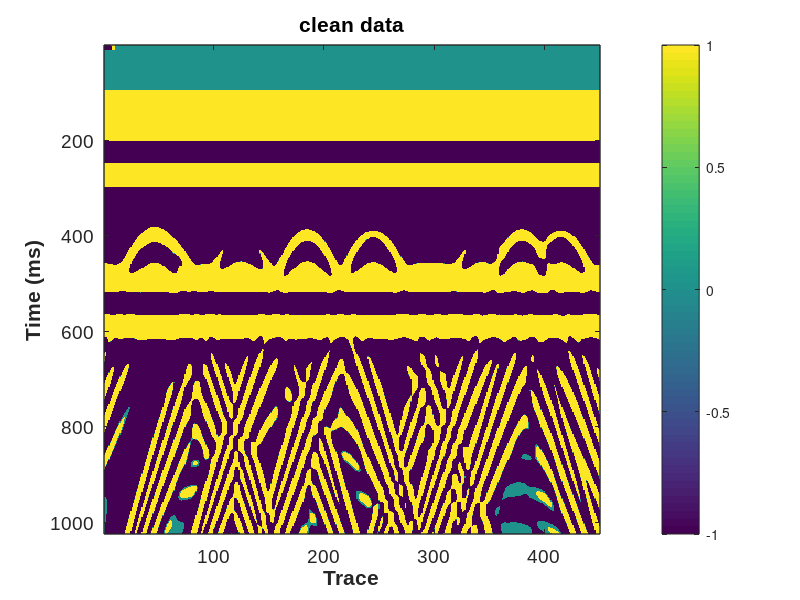
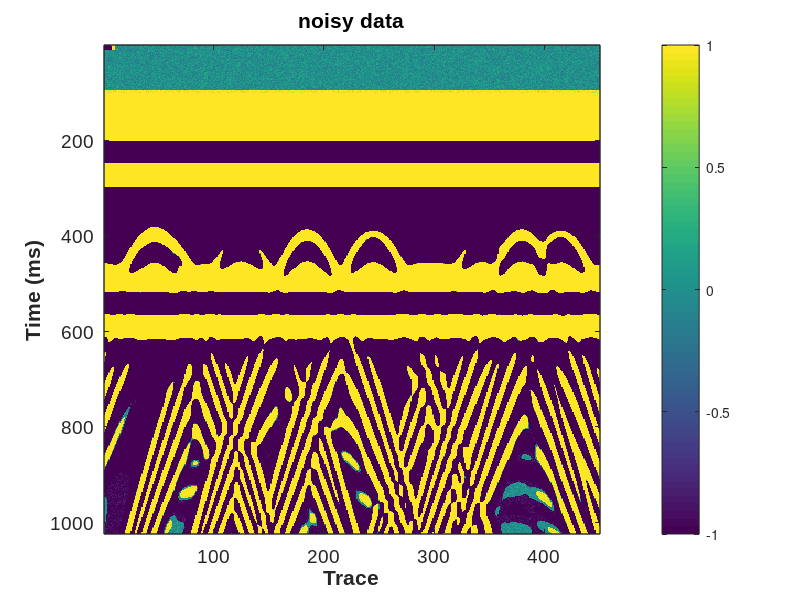

Reproduce these figures in MATLAB, in order. (Note: this script raises an error after producing the figures.)
%% Demo for structure-oriented filtering algorithm of 2D data
%
%  The input free parameters of the slope estimation and structural
%  filtering are listed as follows: 
%-------------------------------------------------------------------------
%  1. slope estimation (str_dip2d.m)
%  din: input data for slope estimation
%  niter: number of non-linear iterations (default value 5-10)
%  liter: number of linear iterations (default value 10-20)
%  order: accuracy order of PWD filter (default value 1 or 2)
%  eps_dv: regualrization parameter in the non-linear iteration (default value 0.01)
%  eps_cg: regualrization parameter in the linear iteration (CG) (default value 1)
%  eps_cg: tolerance in the linear iteration (CG) (default value 0.000001)
%  rect:  size of the triangle smoothing operator (default value 5-10)
%  verb: verbosity flag that controls if printing the iteration number of CG (default value 1)
%-------------------------------------------------------------------------
%  2. structural filtering (str_pwsmooth_lop2d.m)
%  dn: noisy data
%  dip: slope field
%  ns: spray radius (smoothing length) (default value 1-4)
%  order: accuracy order of PWD filter (default value 1 or 2)
%  eps: regularization parameter (default value 0.01);
%
% Copyright (c) 2021 by the Society of Exploration Geophysicists.
% You must read and accept usage terms at:
%    https://software.seg.org/disclaimer.txt before use.

%% Generate synthetic data
clear;clc;close all;

% w=str_ricker(30,0.001,0.1);
% t=zeros(300,1000);
% sigma=300;A=100;B=200;
% for i=1:size(t,2)
% k=floor(-A*exp(-(i-size(t,2)/2).^2/sigma.^2)+B);
% if k>0&&k<=size(t,1)
%     t(k,i)=1;
% end
% end
% for i=1:size(t,2)
% data(:,i)=conv(t(:,i),w);
% end
% data=data(:,1:10:end);
% data=data./max(max(data));

% read legacy_originalTrace.dat into data and transpose
% data = load('legacy_originalTrace_ladder.dat');
data = load('legacy_originalTrace_SLMO.dat');
data = data';

scnoi=(rand(size(data))*2-1)*0.2;
dn=data+scnoi;


% plot figures
lim1=-1;lim2=1;
x1=100;y1=100;dx=400;dy=500;

figure;imagesc(data);ax = gca;

set(ax, 'CLim', [lim1 lim2]);
set(gcf,'position',[x1,y1,dx,dy]);
colorbar;xlabel('Trace','FontName','Arial','FontWeight','Bold','FontSize',14);
ylabel('Time (ms)','FontName','Arial','FontWeight','Bold','FontSize',14);
set(gca,'FontName','Arial','FontSize',14,'LineWidth',1);
title('clean data');

figure;imagesc(dn);ax = gca;

set(ax, 'CLim', [lim1 lim2]);
set(gcf,'position',[x1,y1,dx,dy]);
colorbar;xlabel('Trace','FontName','Arial','FontWeight','Bold','FontSize',14);
ylabel('Time (ms)','FontName','Arial','FontWeight','Bold','FontSize',14);
set(gca,'FontName','Arial','FontSize',14,'LineWidth',1);
title('noisy data');

%% Slope estimation
dtemp=dn*0;%dtemp is the preprocessed data
for i=1:size(dn,1)
    dtemp(i,:)=smooth(dn(i,:),5);
end

% default parameter values are suitable for most cases
[dip]=str_dip2d(dtemp);

%plot figures
lim1=-1.2;lim2=2.7;
x1=100;y1=100;dx=400;dy=500;
figure;imagesc(dip);colormap(jet);ax = gca;
set(ax, 'CLim', [lim1 lim2]);
set(gcf,'position',[x1,y1,dx,dy]);
colorbar;xlabel('Trace','FontName','Arial','FontWeight','Bold','FontSize',14);
ylabel('Time (ms)','FontName','Arial','FontWeight','Bold','FontSize',14);
set(gca,'FontName','Arial','FontSize',14,'LineWidth',1);
title('slope field');


%% Structural smoothing
r=2;
eps=0.01;
order=2;
% dn is the input noisy data, d1 is the output smoothed data
d1=str_pwsmooth_lop2d(dn,dip,r,order,eps);



%plot figures
lim1=-1;lim2=1;
x1=100;y1=100;dx=400;dy=500;

figure;imagesc(d1);ax = gca;

set(ax, 'CLim', [lim1 lim2]);
set(gcf,'position',[x1,y1,dx,dy]);
colorbar;xlabel('Trace','FontName','Arial','FontWeight','Bold','FontSize',14);
ylabel('Time (ms)','FontName','Arial','FontWeight','Bold','FontSize',14);
set(gca,'FontName','Arial','FontSize',14,'LineWidth',1);
title('denoising result (proposed)');

figure;imagesc(dn-d1);ax = gca;

set(ax, 'CLim', [lim1 lim2]);
set(gcf,'position',[x1,y1,dx,dy]);
colorbar;xlabel('Trace','FontName','Arial','FontWeight','Bold','FontSize',14);
ylabel('Time (ms)','FontName','Arial','FontWeight','Bold','FontSize',14);
set(gca,'FontName','Arial','FontSize',14,'LineWidth',1);
title('removed noise (proposed)');

figure;imagesc(dtemp);ax = gca;

set(ax, 'CLim', [lim1 lim2]);
set(gcf,'position',[x1,y1,dx,dy]);
colorbar;xlabel('Trace','FontName','Arial','FontWeight','Bold','FontSize',14);
ylabel('Time (ms)','FontName','Arial','FontWeight','Bold','FontSize',14);
set(gca,'FontName','Arial','FontSize',14,'LineWidth',1);
title('denoising result (conventional)');

figure;imagesc(dn-dtemp);ax = gca;

set(ax, 'CLim', [lim1 lim2]);
set(gcf,'position',[x1,y1,dx,dy]);
colorbar;xlabel('Trace','FontName','Arial','FontWeight','Bold','FontSize',14);
ylabel('Time (ms)','FontName','Arial','FontWeight','Bold','FontSize',14);
set(gca,'FontName','Arial','FontSize',14,'LineWidth',1);
title('removed noise (conventional)');

snrn=str_snr(data,dn);
snr1=str_snr(data,d1);
snrc=str_snr(data,dtemp);


% write dip to excel file
xlswrite('dip.xlsx',dip);
